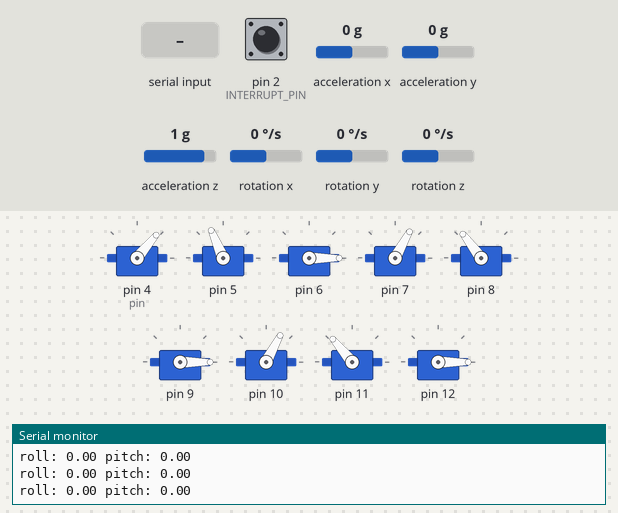
Simulated run of this sketch. Board: Arduino Uno, built with avr-gcc and run on an emulated ATmega328P. On the bench: 9 × servo, the last lines printed to the serial monitor. Inputs (shaded band) come from the test bench; at power-on: acceleration y 0 g, acceleration x 0 g, pin 2 (INTERRUPT_PIN) HIGH, acceleration z 1 g, rotation x 0 °/s, rotation y 0 °/s, rotation z 0 °/s. The sensor or clock chip raises its interrupt line as the real part does.

Above: at 2.7 s.
2.8 s: "1" received over Serial
At 4.68 s:
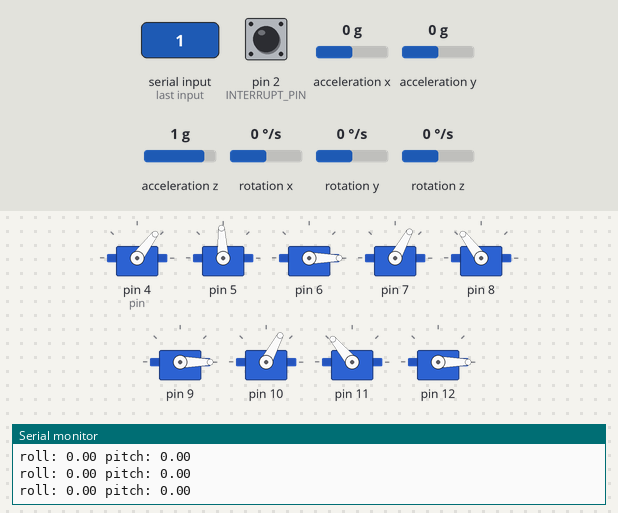
5.8 s: acceleration y set to -1.4 g
At 5.97 s:
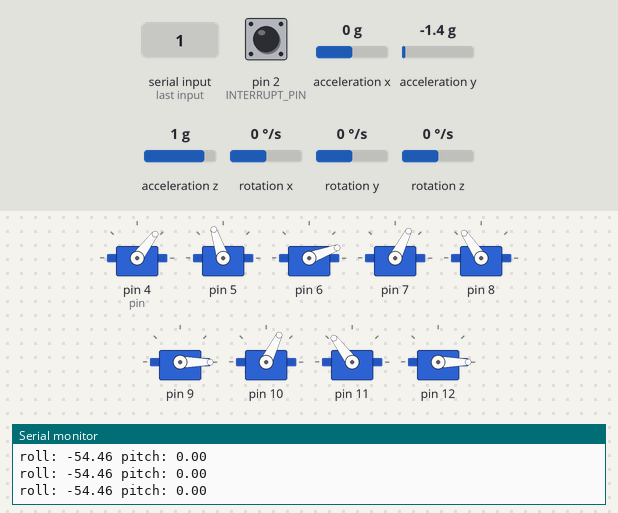
8.8 s: "2" received over Serial
At 9.27 s:
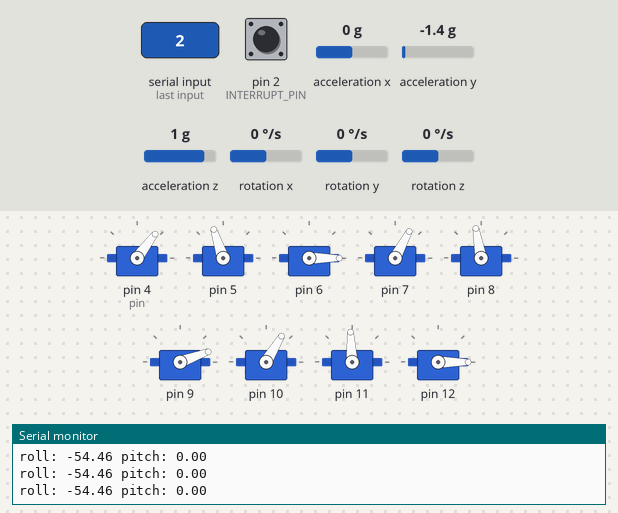
11.8 s: acceleration x set to -0.2 g
At 12.25 s:
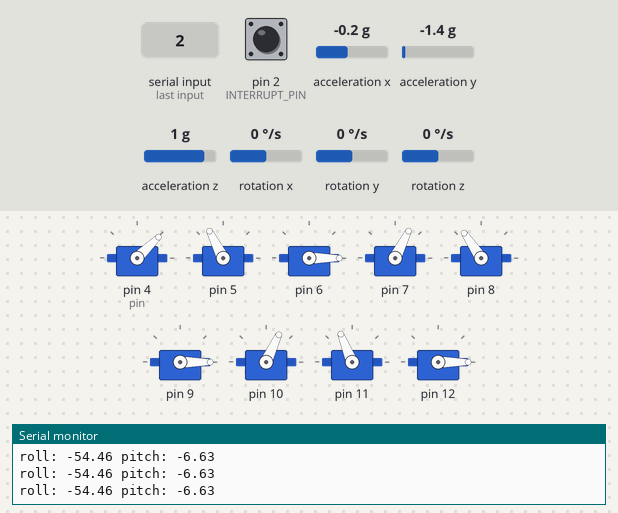
14.8 s: acceleration x set to 0.1 g
At 15.57 s:
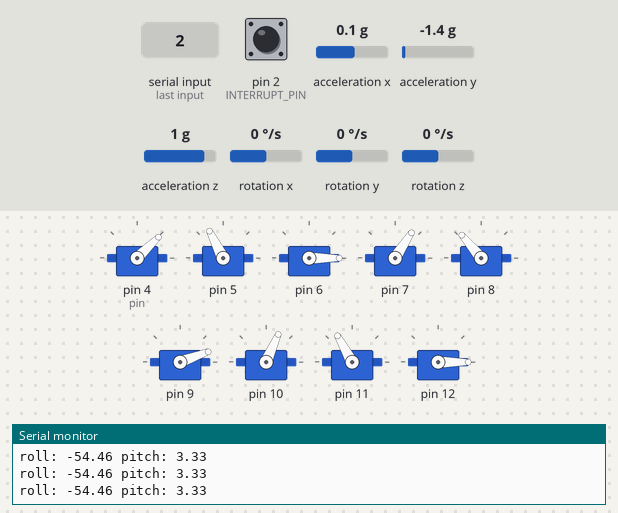
17.8 s: "3" received over Serial
At 18.23 s:
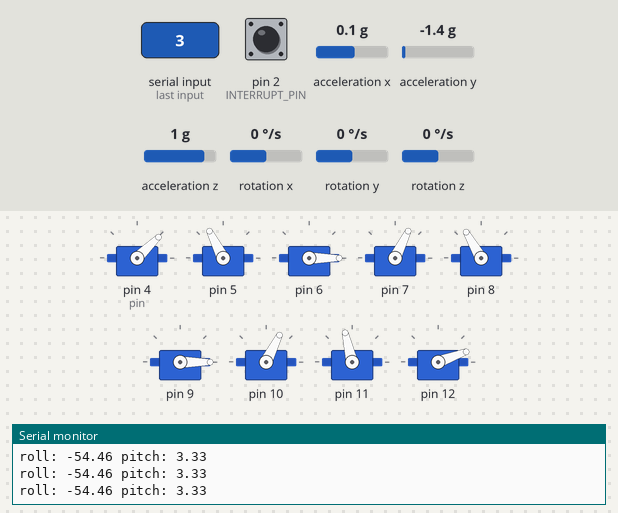
Timing chart, 0 to 21.8 s (numbered marks = the images above; inputs shaded):
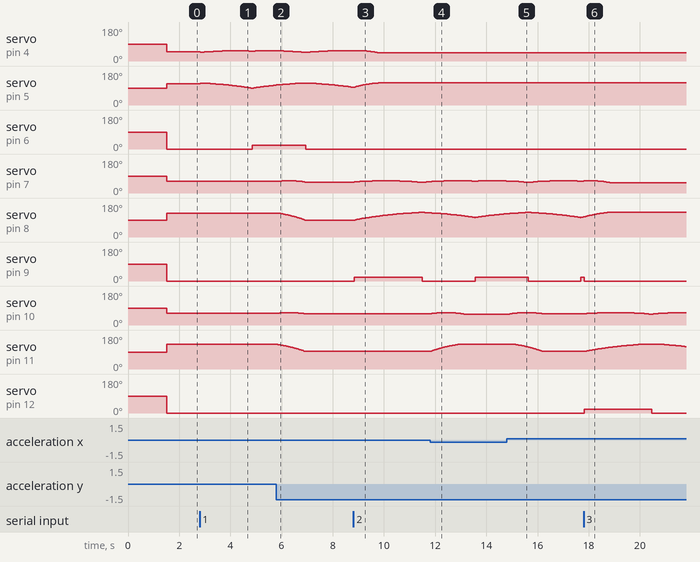

Measured:
- the behaviour switches between 0 and -0.1 g on acceleration x (found by bisection; images 3 and 4)
- after the input at 5.8 s, servo on pin 7: rises from 61° to 65° in 0.34 s, then falls to 58° in 0.73 s; servo on pin 8: moves from 127° to 90° over 1.1 s, starting after 0.05 s; servo on pin 10: rises from 62° to 66° in 0.34 s, then falls to 59° in 0.73 s; servo on pin 11: moves from 130° to 93° over 1.1 s, starting after 0.05 s
- after the input at 8.8 s, servo on pin 6: stays 0° (without the input it goes to 20° after 0.24 s); servo on pin 7: 58° → 59° at once, → 60° 0.10 s later, → 61° 0.12 s later, → 62° 0.14 s later, … (18 changes in this stretch)
- after the input at 11.8 s, servo on pin 10: rises from 59° to 66° in 0.53 s, then falls to 56° in 0.84 s; servo on pin 11: moves from 93° to 130° over 1.1 s, starting at once
- after the input at 14.8 s, servo on pin 10: rises from 56° to 66° in 0.63 s, then falls to 59° in 0.71 s; servo on pin 11: moves from 130° to 93° over 1.0 s, starting after 0.34 s
- after the input at 17.8 s, servo on pin 9: 20° → 0° after 0.02 s instead of 1.9 s; servo on pin 10: 59° → 60° at once, → 61° 0.10 s later, → 62° 0.12 s later, → 63° 0.15 s later, … (23 changes in this stretch); servo on pin 11: rises from 93° to 130° in 2.1 s, then falls to 119° in 1.8 s; servo on pin 12: 0° → 20° at once, → 0° 2.6 s later

The sketch:

bbot_imu.ino
```cpp
#include <Servo.h>
#include "I2Cdev.h"
#include "MPU6050_6Axis_MotionApps20.h"
#include "Wire.h"
#include <PID_v1.h>

#define PI 3.14159265
// MPU vars
MPU6050 mpu;
#define INTERRUPT_PIN 2
bool dmpReady = false;  // set true if DMP init was successful
uint8_t mpuIntStatus;   // holds actual interrupt status byte from MPU
uint8_t devStatus;      // return status after each device operation (0 = success, !0 = error)
uint16_t packetSize;    // expected DMP packet size (default is 42 bytes)
uint16_t fifoCount;     // count of all bytes currently in FIFO
uint8_t fifoBuffer[64]; // FIFO storage buffer
Quaternion q;           // [w, x, y, z]         quaternion container
VectorInt16 aa;         // [x, y, z]            accel sensor measurements
VectorInt16 aaReal;     // [x, y, z]            gravity-free accel sensor measurements
VectorInt16 aaWorld;    // [x, y, z]            world-frame accel sensor measurements
VectorFloat gravity;    // [x, y, z]            gravity vector
float euler[3];         // [psi, theta, phi]    Euler angle container
float ypr[3];           // [yaw, pitch, roll]   yaw/pitch/roll container and gravity vector
volatile bool mpuInterrupt = false;     // indicates whether MPU interrupt pin has gone high
void dmpDataReady() {
    mpuInterrupt = true;
}
float pitch;
float roll;
//end

struct joint{
  Servo servo;
  int pin;
  float pos;
  int flo = 0;
  int ciel = 130;
};

struct leg{
  int index;
  joint * joint1;
  joint * joint2;
  joint * joint3;
  float x;
  float y;
  int offset1;
  int offset2;
};

struct q_struct{
  int q1;
  int q2;
};

joint j11;joint j12; joint j13; joint j21; joint j22;joint j23; joint j31; joint j32; joint j33;
leg leg1 = {0,&j11,&j12,&j13,0,0,-6,-14};
leg leg2 = {1,&j21,&j22,&j23,0,0,5,0};
leg leg3 = {2,&j31,&j32,&j33,0,0,6,3};
leg * legs[3] = {&leg1,&leg2,&leg3};

unsigned long delta = 10;
unsigned long timeToMove;
int c = 0;
float eps = 1;
float balance_eps = 0.3;
int walkSPL[2] = {180,40};
int stand_x = 70;

char temp;
char which_func = '0';
bool newData = false;
const float y_ground = -226;
const float active_mag = 1;
const float reactive_mag = 2;
const int universaloffset1 = 50;
const int universaloffset2 = 16;
const int compression_offset = 6; // affects traction mode only
const int foot_offset = 5+compression_offset;
int L1 = 136;
int L2 = 256 - compression_offset;
const int min_x = 30;
const int max_x = 220;

void setup() {

  j11.pin = 4;
  j12.pin = 5;
  j13.pin = 6;
  j21.pin = 7;
  j22.pin = 8;
  j23.pin = 9;
  j31.pin = 10;
  j32.pin = 11;
  j33.pin = 12;

  for (leg * l: legs){
    l->joint1->servo.attach(l->joint1->pin);
    l->joint2->servo.attach(l->joint2->pin);
    l->joint3->servo.attach(l->joint3->pin);
  }

  // ***** start mpu setup *****
  Serial.begin(115200);
  pinMode(2, INPUT_PULLUP);
  // join I2C bus
  #if I2CDEV_IMPLEMENTATION == I2CDEV_ARDUINO_WIRE
    Wire.begin();
    Wire.setClock(400000); // 400kHz I2C clock.
    Wire.setWireTimeout(3000,true);
  #elif I2CDEV_IMPLEMENTATION == I2CDEV_BUILTIN_FASTWIRE
    Fastwire::setup(400, true);
  #endif
  mpu.initialize();
  devStatus = mpu.dmpInitialize();
  // supply gyro offsets here
  mpu.setXGyroOffset(177);
  mpu.setYGyroOffset(-30);
  mpu.setZGyroOffset(-89);
  mpu.setXAccelOffset(-4105);
  mpu.setYAccelOffset(-2437);
  mpu.setZAccelOffset(507);
  // make sure it worked
  if (devStatus == 0) {
    mpu.CalibrateAccel(6);
    mpu.CalibrateGyro(6);
    // turn on the DMP
    mpu.setDMPEnabled(true);
    // enable Arduino interrupt detection
    attachInterrupt(digitalPinToInterrupt(INTERRUPT_PIN), dmpDataReady, RISING);
    mpuIntStatus = mpu.getIntStatus();
    dmpReady = true;
    // get expected DMP packet size for later comparison
    packetSize = mpu.dmpGetFIFOPacketSize();
  }
  else {
    //Serial.println("bad");
  }
  // ***** end mpu setup *****

  delay(1000);
  timeToMove = millis();
  Serial.println("BEGIN LOOP");
}

void loop() {
  if (Serial.available() > 0) {
     temp = Serial.read();
     newData = true;
  }
  if (newData == true) {
        Serial.print("Received char input: ");Serial.println(temp);
        which_func = temp;
        newData = false;
  }
  if (millis() - timeToMove >= delta){
    switch (which_func){
      case '1':
        walk_leg1();
        break;
      case '2':
        walk_leg2();
        break;
      case '3':
        walk_leg3();
        break;
      default:
        stand();
        break;
    }
    timeToMove = millis();
    Serial.print("roll: ");Serial.print(roll);Serial.print(" pitch: ");Serial.println(pitch);
  }

  if (!dmpReady) return;
  //calc roll+pitch
  if (mpu.dmpGetCurrentFIFOPacket(fifoBuffer)) {
    mpu.dmpGetQuaternion(&q, fifoBuffer);
    mpu.dmpGetGravity(&gravity, &q);
    mpu.dmpGetYawPitchRoll(ypr, &q, &gravity);
    roll = (ypr[2] * 180/M_PI);
    pitch = (ypr[1] * 180/M_PI);
    //Serial.print("roll: ");Serial.println(roll);
    //Serial.print("pitch: ");Serial.println(pitch);
   }
}

void walk_leg1(){
  switch(c){
    case 0:
      leg1.x = walkSPL[1];
      leg1.y = y_ground;
      /*leg2.x = walkSPL[1];
      leg2.y = y_ground;
      leg3.x = walkSPL[1];
      leg3.y = y_ground;*/
      c = 1;
      break;
    case 1:
      extendLeg(0,1,1,active_mag);
      if (leg1.x >= walkSPL[0]){
        c = 2;
      }
      break;
    case 2:
      extendLeg(0,-1,0,active_mag);
      if (leg1.x <= walkSPL[1]){
        c = 0;
      }
      break;
  }
  if (roll > balance_eps){
    extendLeg(1,-1,1,reactive_mag);
    extendLeg(2,-1,1,reactive_mag);
  }
  else if (roll < -1.0*balance_eps){
    extendLeg(1,1,1,reactive_mag);
    extendLeg(2,1,1,reactive_mag);
  }
  if (pitch > balance_eps){
    extendLeg(1,-1,1,reactive_mag);
    extendLeg(2,1,1,reactive_mag);
  }
  else if (pitch < -1.0*balance_eps){
    extendLeg(1,1,1,reactive_mag);
    extendLeg(2,-1,1,reactive_mag);
  }
  if (abs(roll) < balance_eps && abs(pitch) < balance_eps){
    extendLeg(1,1,1,0);
    extendLeg(2,1,1,0);
  }
  writeAll();
}

void walk_leg2(){
  switch(c){
    case 0:
     // leg1.x = walkSPL[1];
     // leg1.y = y_ground;
      leg2.x = walkSPL[1];
      leg2.y = y_ground;
     // leg3.x = walkSPL[1];
     // leg3.y = y_ground;
      c = 1;
      break;
    case 1:
      extendLeg(1,1,1,active_mag);
      if (leg2.x >= walkSPL[0]){
        c = 2;
      }
      break;
    case 2:
      extendLeg(1,-1,0,active_mag);
      if (leg2.x <= walkSPL[1]){
        c = 0;
      }
      break;
  }
  if (roll > balance_eps){
    extendLeg(0,1,1,reactive_mag);
  }
  else if (roll < -1*balance_eps){
    extendLeg(0,-1,1,reactive_mag);
  }
  else{
    extendLeg(0,1,1,0);
  }
  if (pitch > balance_eps){
    extendLeg(2,1,1,reactive_mag);
  }
  else if (pitch < -1*balance_eps){
    extendLeg(2,-1,1,reactive_mag);
  }
  else{
    extendLeg(2,1,1,0);
  }
  writeAll();
}

void walk_leg3(){
  switch(c){
    case 0:
/*      leg1.x = walkSPL[1];
      leg1.y = y_ground;
      leg2.x = walkSPL[1];
      leg2.y = y_ground;*/
      leg3.x = walkSPL[1];
      leg3.y = y_ground;
      c = 1;
      break;
    case 1:
      extendLeg(2,1,1,active_mag);
      if (leg3.x >= walkSPL[0]){
        c = 2;
      }
      break;
    case 2:
      extendLeg(2,-1,0,active_mag);
      if (leg3.x <= walkSPL[1]){
        c = 0;
      }
      break;
  }
  if (roll > balance_eps){
    extendLeg(0,1,1,reactive_mag);
  }
  else if (roll < -1*balance_eps){
    extendLeg(0,-1,1,reactive_mag);
  }
  else{
    extendLeg(0,1,1,0);
  }
  if (pitch > balance_eps){
    extendLeg(1,-1,1,reactive_mag);
  }
  else if (pitch < -1*balance_eps){
    extendLeg(1,1,1,reactive_mag);
  }
  else{
    extendLeg(1,1,1,0);
  }
  writeAll();
}

void stand(){
  leg1.x = stand_x;
  leg1.y = y_ground;
  leg2.x = stand_x;
  leg2.y = y_ground;
  leg3.x = stand_x;
  leg3.y = y_ground;
  extendLeg(0,1,1,0);
  extendLeg(1,1,1,0);
  extendLeg(2,1,1,0);
  writeAll();
}

void extendLeg(int index, int dir, int foot_mode, int mag){
  q_struct qs = IK(index, dir, 1, 0, mag);
  float q1 = qs.q1;
  float q2 = qs.q2;
  legs[index]->joint1->pos = q1+universaloffset1+legs[index]->offset1;
  legs[index]->joint2->pos = q2+universaloffset2+legs[index]->offset2;
  if (foot_mode == 0)
    legs[index]->joint3->pos = 20;
  else
    legs[index]->joint3->pos = 0;
  /*if (index == 0){
    Serial.print("joint1: ");Serial.println(l.joint1.pos);
    Serial.print("joint2: ");Serial.println(l.joint2.pos);
  }*/
}

struct q_struct IK(int index, int dir, int ornt, int foot_mode, int mag){
  leg * l = *(legs+index);
  l->x = constrain(l->x+dir*mag, min_x, max_x);
  float x = l->x;
  float y = l->y;
  float link2 = L2 + foot_offset*foot_mode;
  float q2 = ornt*acos((pow(x,2) + pow(y,2) - pow(L1,2) - pow(link2,2))/(2*L1*link2))*180.0/PI;
  float q1 = atan(y/x)*180.0/PI + atan((L2*sin(q2*PI/180.0))/(L1+link2*cos(q2*PI/180.0)))*180.0/PI;
  q_struct qs = {q1,q2};
  return qs;
}

void writeAll(){
  for (leg * l: legs){
    l->joint1->servo.write(constrain(l->joint1->pos, l->joint1->flo, l->joint1->ciel));
    l->joint2->servo.write(constrain(l->joint2->pos, l->joint2->flo, l->joint2->ciel));
    l->joint3->servo.write(constrain(l->joint3->pos, l->joint3->flo, l->joint3->ciel));
    if (l->index == 1){
      //Serial.print("joint 1: ");Serial.println(l->joint1->pos);
      //Serial.print("joint 2: ");Serial.println(l->joint2->pos);
      //Serial.print("j3: ");Serial.println(l->joint3->pos);
    }
  }
}
```
